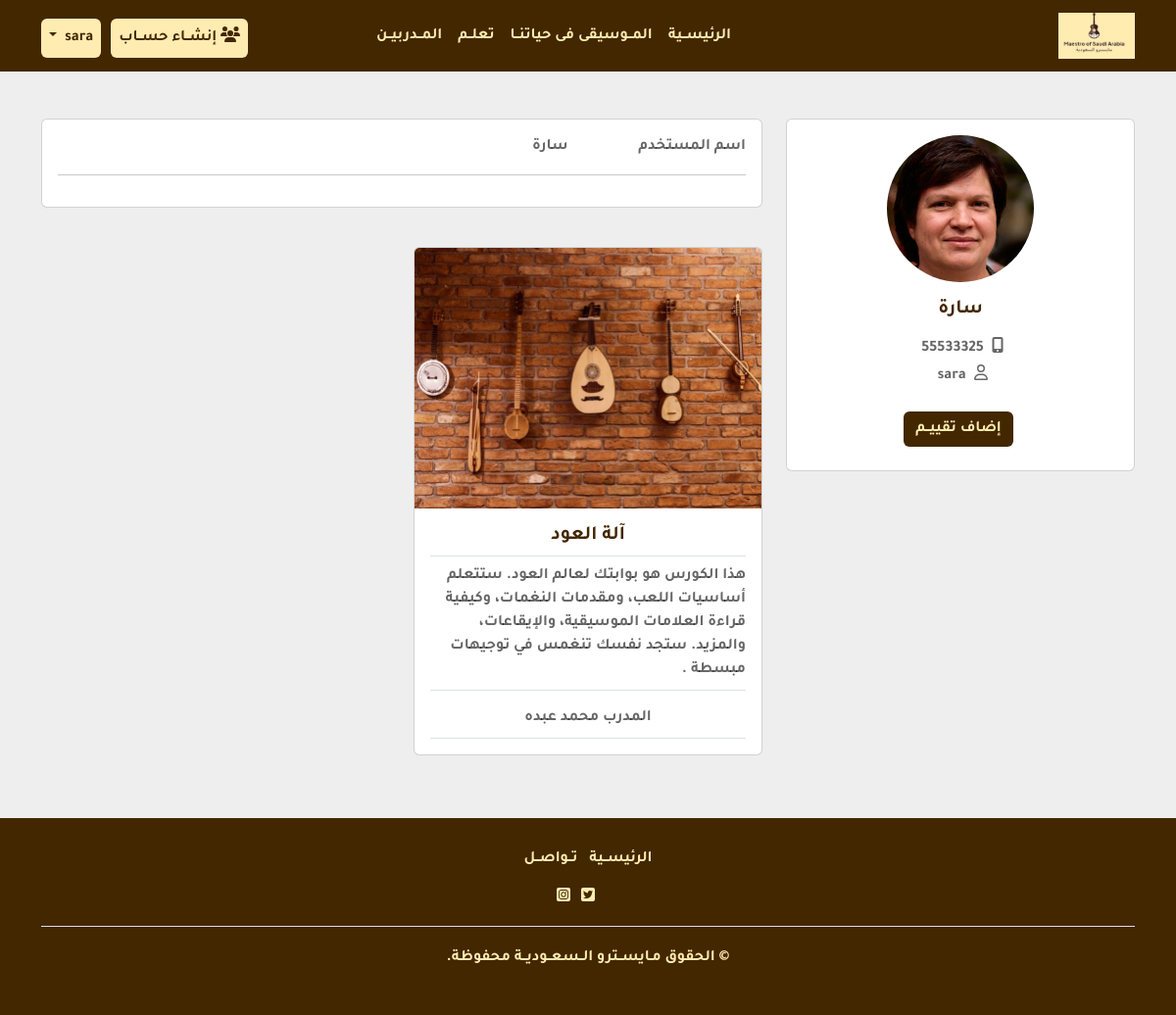
Page /user/ (signed in) on the earlier database version.
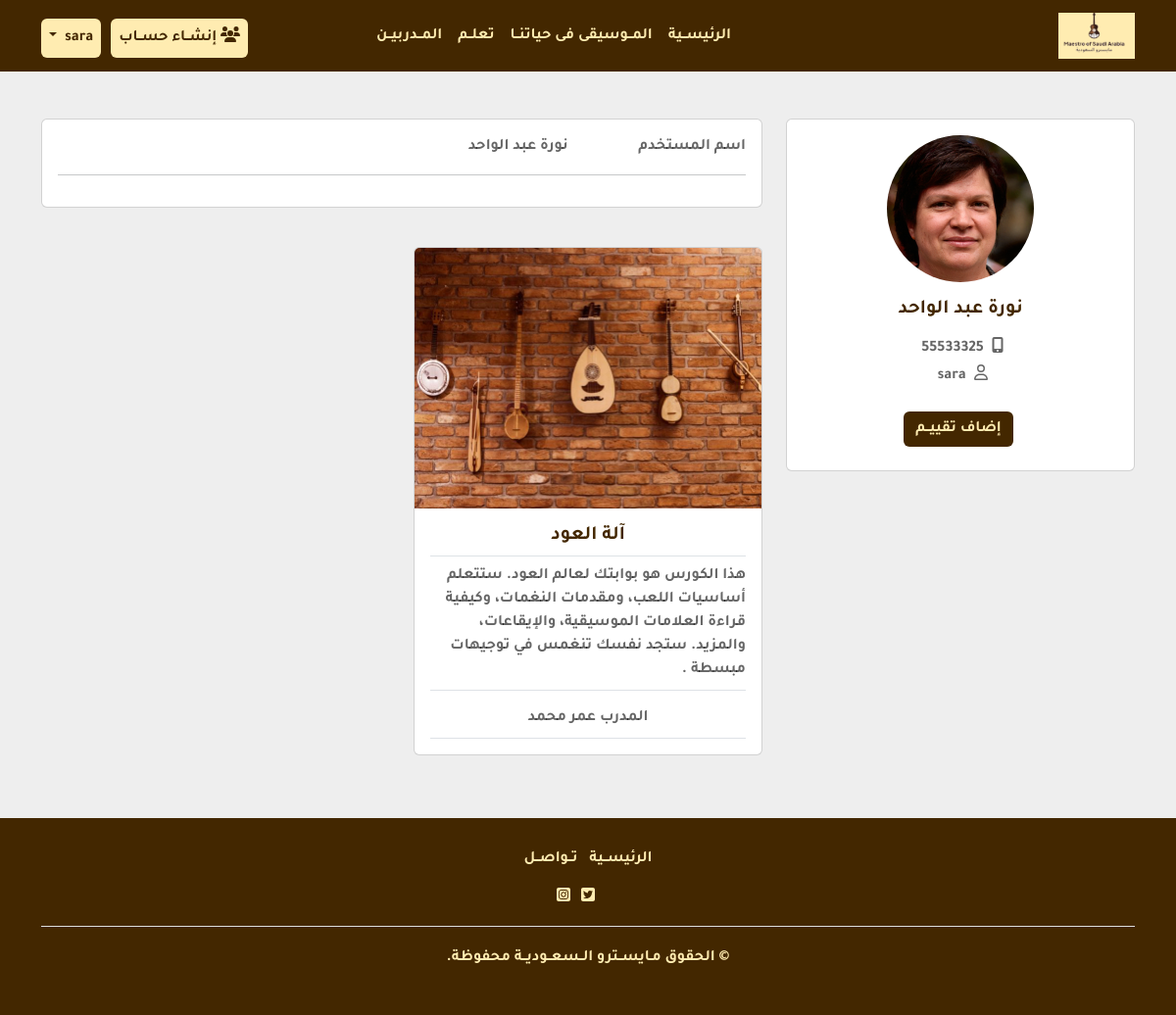
Same page on the later database version.
### MusicApp/models.py (models this page shows, shortened)
class CustomUser(AbstractUser):
    username = models.CharField(max_length = 50, blank = True, null = True, unique = True)
    Full_name = models.CharField(max_length = 200)
    phone_no = models.CharField(max_length = 10)
    Photo = models.ImageField(upload_to='profile/', blank=True)

class teacher(models.Model):
    Full_name = models.CharField(max_length = 200)
    phone_no = models.CharField(max_length = 10)
    Photo = models.ImageField(upload_to='profile/', blank=True)
    experience = models.TextField()
    def __str__(self):
      return self.Full_name

class Course(models.Model):
    COURSE_CHOICES = (
    ("arabic", "عربية"),
    ("forign", "غربية"),
  )
    name = models.CharField(max_length = 50)
    description = models.TextField()
    img = models.ImageField(upload_to='courses/')
    type = models.CharField(max_length=9,choices=COURSE_CHOICES)
    price= models.IntegerField()
    teacher = models.ForeignKey(teacher,on_delete=models.CASCADE)
    def __str__(self):
      return self.name

### MusicApp/views.py (the view)
# urls.py: path('user/', views.UserPage, name='user') ,
@login_required(login_url='/login/')
def UserPage(request):
    courses = []
    courseType=""
    current_user = request.user
    if current_user is not None:
        current_userId = current_user.id
        photo =current_user.Photo
        username=current_user.username
        phone_no=current_user.phone_no
        Full_name = current_user.Full_name
        reservedCourses = Booking.objects.filter(user=current_user)
        for c in reservedCourses:
           course_id = c.course
           fetchCourses = Course.objects.filter(name=course_id)
           print("fetchCourses",course_id)
           for course in fetchCourses:
                ctype =course.type
                if ctype == "arabic":courseType="مــوسيقي عربيــة"
                if ctype == "forign":courseType="مــوسيقي غربيــة"
                teacher= course.teacher
                print("teacher",teacher)
                courses.append({"name":course.name,"description":course.description,"img":course.img,
                                "price":course.price,"type":courseType,"teacher":teacher})
        print("courses",courses)
        context={
        "userphoto":photo,
        "userusername":username,
        "userfullName":Full_name,
        "userphone_no":phone_no,
        "courses":courses
    }
    return render (request, 'user/UserPage.html',context)

### templates/user/UserPage.html (shortened to what this page needs)
{% extends 'base.html' %}
{% block body %}
{% load static %}
<section style="background-color: #eee;">
    <div class="container py-5">
      <div class="row">
        <div class="col-lg-4">
          <div class="card mb-4">
            <div class="card-body text-center">
              <img src="{{userphoto}}" alt="avatar"
                class="rounded-circle img-fluid" style="width: 150px;">
              <h5 class="my-3">{{userfullName}}</h5>
              <p class="text-muted mb-1">
                <i class="fas fa-mobile-alt"></i>
                <span class="px-1">{{userphone_no}}</span>
            </p>
              <p class="text-muted mb-4"><i class="far fa-user"></i>
                <span class="px-1">{{userusername}}</span>
            </p>
              <div class="d-flex justify-content-center mb-2">
                <button type="button" class="btn bgcolor register ms-1" data-bs-toggle="modal" data-bs-target="#exampleModal">إضاف تقييــم</button>
              </div>
            </div>
          </div>
        </div>
        <div class="col-lg-8">
            <div class="row">
                <div class="col-lg-12">
                    <div class="card mb-4">
                        <div class="card-body">
                          <div class="row">
                            <div class="col-sm-3">
                              <p class="mb-0">اسم المستخدم</p>
                            </div>
                            <div class="col-sm-9">
                              <p class="text-muted mb-0">{{userfullName}}</p>
                            </div>
                          </div>
                          <hr>
                        </div>
                      </div>
                </div>
            </div>
          <div class="row">
            {% for course in courses %}
            <div class="col-md-6 d-flex align-items-stretch">
              <div class="card my-3 cardPrice" style="width: 25rem;">
                <img src="http://127.0.0.1:8000/media/{{course.img}}" class="card-img-top img-fluid " alt="...">
                <div class="card-body">
                  <h5 class="card-title text-center border-bottom pb-2">{{course.name}}</h5>
                  <p class="card-text border-bottom pb-2">{{course.description}}</p>
                  <p class="card-text border-bottom pb-2 text-center ">
                    المدرب
                    {{course.teacher}}
                  </p>
                </div>
              </div>
            </div>
            {% endfor%}
          </div>
        </div>
      </div>
    </div>
  </section>
{% endblock %}

### templates/base.html (shortened to what this page needs)
{% load static %}
<!DOCTYPE html>
<html lang="en" dir="rtl">
<head>
  <link href="{% static 'css/bootstrap.rtl.min.css'%}" rel="stylesheet">
  <link href="{% static 'css/all.min.css'%}" rel="stylesheet">
  <link href="{% static 'css/animate.min.css'%}" rel="stylesheet">
  <link rel="stylesheet" href="{% static 'css/pianostyles.css'%}">
  <link href="{% static 'css/style.css'%}" rel="stylesheet">
  <link href="{% static 'css/styletheme.css'%}" rel="stylesheet">
  <link href="{% static 'css/swiper-bundle.min.css'%}" rel="stylesheet">
</head>
<body>
    {% include 'navbar/navbar.html'%}
    {%block body%}
    {% endblock %}
    {% include 'footer/footer.html'%}
  </body>
  </html>

### templates/navbar/navbar.html (shortened to what this page needs)
{% load static %}
<nav class="navbar navbar-expand-lg bg-body-tertiary">
  <div class="container">
    <a class="navbar-brand" href="{%url 'home' %}">
      <img src="{% static 'img/logo.png'%}" alt="Bootstrap" class="img-logo">
    </a>
    <div class="collapse navbar-collapse" id="navbarSupportedContent">
      <ul class="navbar-nav me-auto mb-2 mb-lg-0">
        <li class="nav-item">
          <a class="nav-link active" aria-current="page" href="{% url 'home' %}">الرئيســية</a>
        </li>
        <li class="nav-item">
          <a class="nav-link" href="#musicInLife">المــوسيقى فى حياتنــا</a>
        </li>
        <li class="nav-item">
          <a class="nav-link" href="#learn">تعلــم</a>
        </li>
        <li class="nav-item">
          <a class="nav-link" href="#trainers">المــدربيــن</a>
        </li>
      </ul>
      <ul class="d-flex navbar-nav mb-2 mb-lg-0">
        <li class="nav-item">
          <a class="nav-link userbtn btn" href="{% url 'signUpUser' %}">
            <i class="fas fa-users"></i>
            إنشــاء حســاب
          </a>
        </li>
                {% if user.is_authenticated %}
        <li class="nav-item dropdown">
          <a class="nav-link dropdown-toggle userbtn btn" style="margin-right: 10px;" href="#" id="navbarDropdown" role="button" data-bs-toggle="dropdown" aria-haspopup="true" aria-expanded="false">
          </a>
        </li>
      {% endif %}
      </ul>
    </div>
  </div>
</nav>

### templates/footer/footer.html
<footer class="brownbgcolor">
  <div class="container">
    <div class="row">
      <div class="col-md-12">
        <nav class="nav-footer">
          <ul class="list-inline">
            <li class="list-inline-item">
              <a  href="{%url 'home' %}">الرئيســية</a>
            </li>
            <li class="list-inline-item">
              <a  href="{%url 'contact' %}">تــواصــل</a>
            </li>
          </ul>
        </nav>
        <div class="socials-a">
          <ul class="list-inline">
            <li class="list-inline-item">
              <a href="#">
                <i class="fab fa-twitter-square"></i>
              </a>
            </li>
            <li class="list-inline-item">
              <a href="#">
                <i class="fab fa-instagram-square"></i>
              </a>
            </li>
          </ul>
        </div>
        <div class="copyright-footer">
          <p class="copyright color-text-a">
            &copy; الحقوق
            <span class="" style="color: #ffecb1">مـايســترو الــسعــوديــة</span> محفوظة.
          </p>
        </div>
      </div>
    </div>
  </div>
</footer>

### static/css/style.css (style rules this page uses)
body { font-family:"TajawalBold"; }
.brownbgcolor { background-color: #432700; }
.card p,.card h5 { color: rgba(0, 0, 0, 0.6) !important; }
.bgcolor { background-color: #432700; }
.register { color: #ffecb1;border: none; }
.navbar-nav .nav-link.active,.navbar-expand-lg .navbar-nav .nav-link, .navbar-nav .nav-link.show,.nav-link:focus, .nav-link:hover { color: #ffecb1; }
.img-logo { max-width: 30%; height: auto; }
.bg-body-tertiary { background-color: #432700 !important; }
.userbtn { background-color:#ffecb1 !important; color: #432700 !important; }
.card h5 { color: #432700 !important; }
body { background-color: #f5f7fa; }
.cardPrice { position: relative; }
@media (min-width: 576px) { .userbtn { margin-top: 5px; } }
@media (min-width: 576px) { .img-logo { max-width: 20%; height: auto; } }

### static/css/styletheme.css (style rules this page uses)
h1, h2, h3, h4, h5, h6 { color: #000000; }
a { color: #ffecb1; text-decoration: none; transition: all 0.5s ease; }
.color-text-a { text-decoration: none; color: #ffecb1; }
.socials-a { text-decoration: none; }
.socials-a .list-inline-item:not(:last-child) { margin-right: 25px; }
.btn { transition: 0.5s ease; }
footer { background: #f3f3f3; text-align: center; padding: 30px 0; }
footer .copyright-footer { border-top: 1px solid #ddd; padding-top: 20px; }

Differences in the rows shown:
changed CustomUser "sara": Full_name "سارة" → "نورة عبد الواحد"
changed teacher "آلة العود": teacher "محمد عبده" → "عمر محمد"
